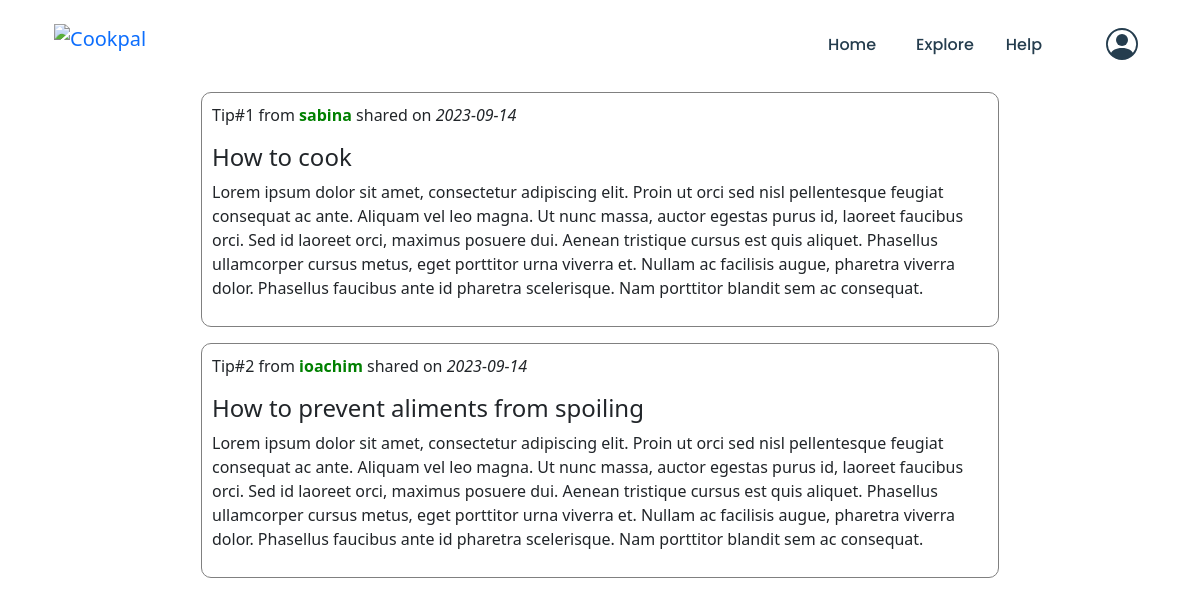
/tips (signed in), run on the app's committed database.
### tables this page shows
CREATE TABLE 'tips' (
'id' INTEGER PRIMARY KEY AUTOINCREMENT NOT NULL,
'user_id' INTEGER NOT NULL,
'title' TEXT NOT NULL,
'post' TEXT NOT NULL,
'time' DATE NOT NULL,
FOREIGN KEY(user_id) REFERENCES users(id)
);

CREATE TABLE users (id INTEGER PRIMARY KEY AUTOINCREMENT NOT NULL, username TEXT NOT NULL, hash TEXT NOT NULL);

### app.py (the view)
@app.route("/tips", methods=["GET"])
def tips():
    tips = db.execute(
        "SELECT tips.id, title, post, username, time FROM tips JOIN users ON users.id = tips.user_id ORDER BY time DESC")
    return render_template("tips.html", tips=tips)

### app.py (called while the page is built)
@app.after_request
def after_request(response):
    response.headers["Cache-Control"] = "no-cache, no-store, must-revalidate"
    response.headers["Expires"] = 0
    response.headers["Pragma"] = "no-cache"
    return response

### templates/tips.html (shortened to what this page needs)
{% extends "layout.html" %} {% block style%}
<link href="/static/css/tips.css" rel="stylesheet" />
{% endblock %} {% block title %} Tips & Tricks {% endblock %} {% block main%}
<div class="container recipes-container">
  {% for tip in tips %}
  <div class="row">
    <div class="cont_modal">
      <p>
        Tip#{{tip['id']}} from
        <span style="color: green"><b>{{tip['username']}}</b></span> shared on
        <i>{{tip['time']}}</i>
      </p>
      <h4>{{tip['title']}}</h4>
      <p>{{tip['post']}}</p>
    </div>
  </div>
  {% endfor %}
</div>
{% endblock %}

### static/css/tips.css (style rules this page uses)
.recipes-container { margin-top: 1rem; }
.cont_modal { position: relative; max-width: 70%; height: 20%; border: 1px gray solid; border-radius: 10px; padding: 10px; margin: auto; }
.row { margin-top: 1rem; }

### data on the page
tips: id "1", username "sabina", time "2023-09-14", title "How to cook", post "Lorem ipsum dolor sit amet, consectetur adipiscing elit. Proin ut orci sed nisl pellentesque feugiat consequat ac ante. Aliquam vel leo magna. Ut nunc massa, auctor egestas purus id, laoreet faucibus orci. Sed id laoreet orci, maximus posuere dui. Aenean tristique cursus est quis aliquet. Phasellus ullamcorper cursus metus, eget porttitor urna viverra et. Nullam ac facilisis augue, pharetra viverra dolor. Phasellus faucibus ante id pharetra scelerisque. Nam porttitor blandit sem ac consequat."
tips: id "2", username "ioachim", time "2023-09-14", title "How to prevent aliments from spoiling", post "Lorem ipsum dolor sit amet, consectetur adipiscing elit. Proin ut orci sed nisl pellentesque feugiat consequat ac ante. Aliquam vel leo magna. Ut nunc massa, auctor egestas purus id, laoreet faucibus orci. Sed id laoreet orci, maximus posuere dui. Aenean tristique cursus est quis aliquet. Phasellus ullamcorper cursus metus, eget porttitor urna viverra et. Nullam ac facilisis augue, pharetra viverra dolor. Phasellus faucibus ante id pharetra scelerisque. Nam porttitor blandit sem ac consequat."
